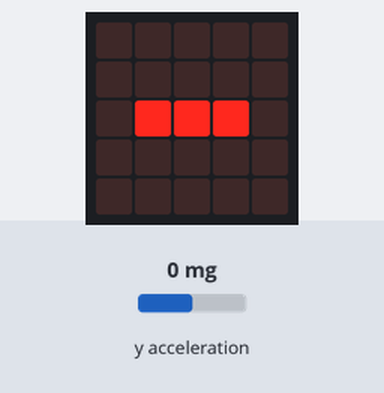
Recording of a program running on a simulated BBC micro:bit running MicroPython. Shown: the board's 5×5 LED display. The test bench sets the inputs (shaded band); at power-on: y acceleration 0 mg.

Above: at 1.2 s.
1.3 s: y acceleration set to -19 mg
2.8 s: y acceleration set to -23 mg
At 3.6 s:
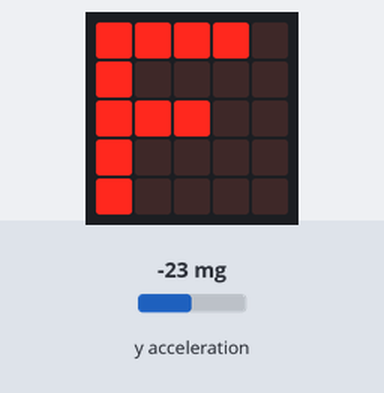
4.3 s: y acceleration set to 750 mg
At 4.8 s:
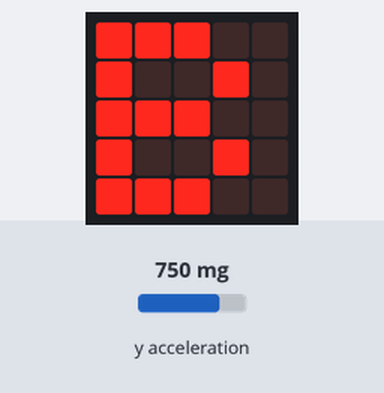
5.8 s: y acceleration set to -1440 mg
At 7.0 s:
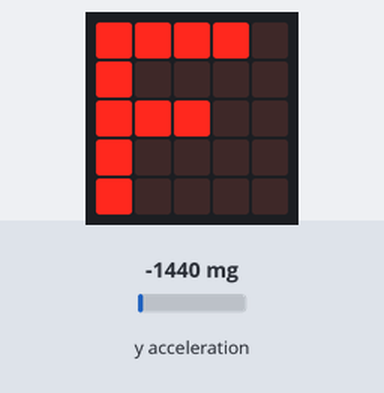
7.3 s: y acceleration set to 0 mg
At 8.3 s:
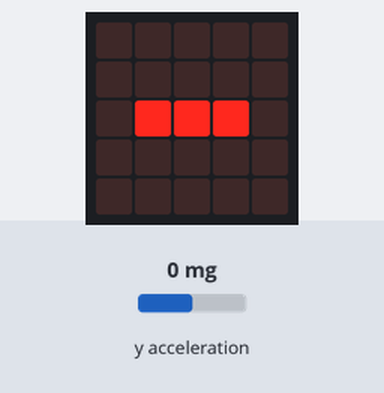
Timing chart, 0 to 9.8 s (numbered marks = the images above; inputs shaded):
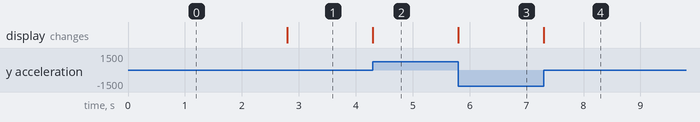

Measured:
- the behaviour switches between -20 and -21 mg on y acceleration (found by bisection; images 0 and 1)
- after the input at 1.3 s, every drawn part: stays the same
- after the input at 2.8 s, the display: changes at once (image 1)
- after the input at 4.3 s, the display: changes at once (image 2)
- after the input at 5.8 s, the display: changes at once (image 3)
- after the input at 7.3 s, the display: changes at once (image 4)

The program:

prog11.py
```python
from microbit import *

while True:
    reading = accelerometer.get_y()
    if reading > 20:
        display.show("B")
    elif reading < -20:
        display.show("F")
    else:
        display.show("-")
```
